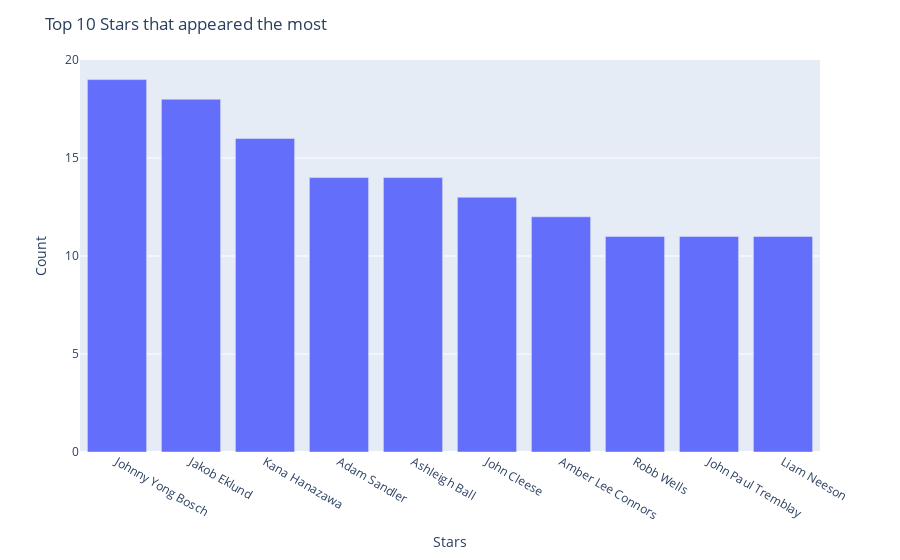

Notebook code for this chart:
### Code cell
from collections import Counter
stars_list = list()

for stars in df[df['Stars'] != ""]['Stars'].to_list():
    stars = stars.split(", ")
    for s in stars:
        stars_list.append(s)

stars_df = pd.DataFrame.from_dict(Counter(stars_list), orient = 'index').rename(columns = {0:'Count'})
stars_df = stars_df.sort_values(by='Count',ascending = False)

fig = px.bar(data_frame = stars_df.head(10),
             x = stars_df.head(10).index, y = 'Count')

fig.update_layout(title = 'Top 10 Stars that appeared the most',
                  xaxis_title = 'Stars',
                  yaxis_title = 'Count')


fig.show()

### Figure 1 — Plotly figure (JSON) as saved in the notebook; plotly's stock layout.template omitted (floating-point values rounded to 4 significant figures)
{"data": [{"alignmentgroup": "True", "hovertemplate": "x=%{x}<br>Count=%{y}<extra></extra>", "legendgroup": "", "marker": {"color": "#636efa", "pattern": {"shape": ""}}, "name": "", "offsetgroup": "", "orientation": "v", "showlegend": false, "textposition": "auto", "type": "bar", "x": ["Johnny Yong Bosch", "Jakob Eklund", "Kana Hanazawa", "Adam Sandler", "Ashleigh Ball", "John Cleese", "Amber Lee Connors", "Robb Wells", "John Paul Tremblay", "Liam Neeson"], "xaxis": "x", "y": [19, 18, 16, 14, 14, 13, 12, 11, 11, 11], "yaxis": "y"}], "layout": {"barmode": "relative", "legend": {"tracegroupgap": 0}, "margin": {"t": 60}, "title": {"text": "Top 10 Stars that appeared the most"}, "xaxis": {"anchor": "y", "domain": [0.0, 1.0], "title": {"text": "Stars"}}, "yaxis": {"anchor": "x", "domain": [0.0, 1.0], "title": {"text": "Count"}}}}
